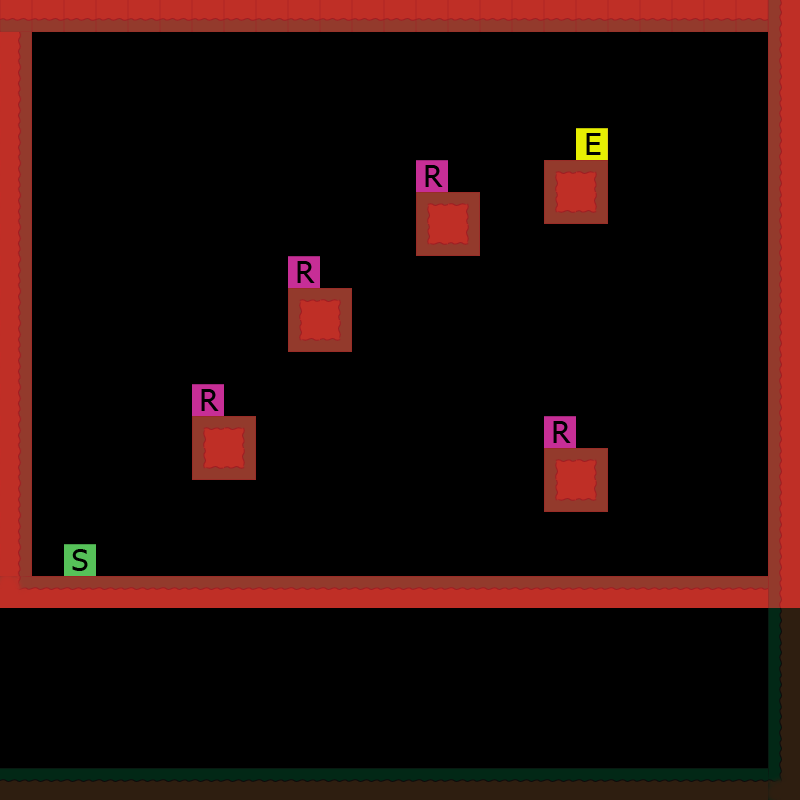

Tiled map render using the project's own tile images. Description and the map definition, with tile-layer contents summarised, below:
An orthogonal 25x25 tile map with 32x32 px tiles, 2 tile layers (collisions, terain), 2 tilesets.

<map version="1.0" orientation="orthogonal" width="25" height="25" tilewidth="32" tileheight="32">
 <tileset firstgid="1" name="leveltileset" tilewidth="32" tileheight="32">
  <image source="tiles.png" trans="000000" width="96" height="192" />
  <tile id="1">
   <properties>
    <property name="block" value="1" />
   </properties>
  </tile>
 </tileset>
 <tileset firstgid="19" name="editor" tilewidth="32" tileheight="32">
  <image source="editor.png" trans="ffffff" width="96" height="192" />
  <tile id="0">
   <properties>
    <property name="block" value="1" />
   </properties>
  </tile>
  <tile id="3">
   <properties>
    <property name="start" value="1" />
   </properties>
  </tile>
  <tile id="4">
   <properties>
    <property name="end" value="1" />
   </properties>
  </tile>
  <tile id="5">
   <properties>
    <property name="ruban" value="1" />
   </properties>
  </tile>
 </tileset>
 <layer name="collisions" width="25" height="25">
  <properties>
   <property name="blocked" value="1" />
  </properties>
  <data>[625 cells, 203 non-empty, 5 distinct tile ids]</data>
 </layer>
 <layer name="terain" width="25" height="25" opacity="0.39">
  <data>[625 cells, 134 non-empty, 10 distinct tile ids]</data>
 </layer>
</map>
